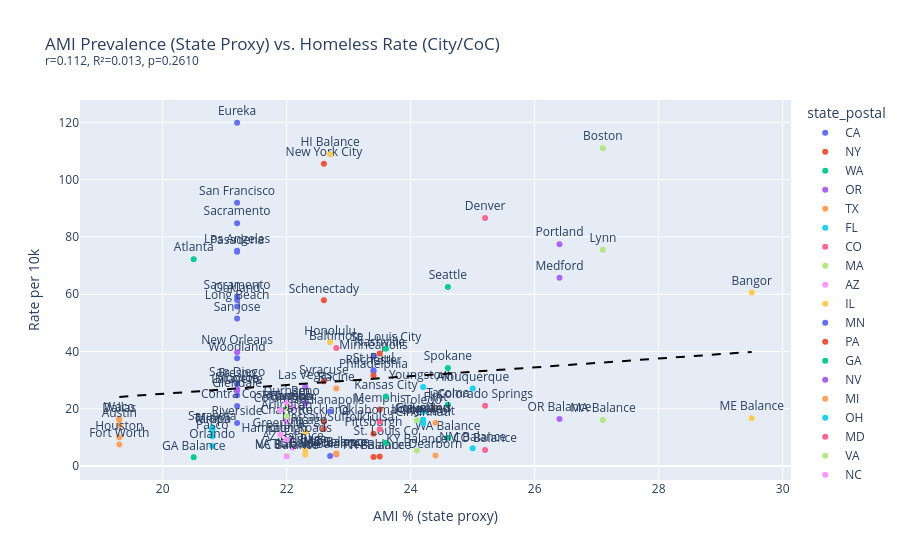

The code cell stored with this chart in its notebook:
### Code cell
slope, intercept, r, p, se = stats.linregress(df['ami_pct'], df['homeless_rate_per_10k'])
r2 = r ** 2
print(f'AMI vs rate: r={r:.3f}, R²={r2:.3f}, p={p:.4f}')

x_range = [df['ami_pct'].min(), df['ami_pct'].max()]
y_range = [slope * x + intercept for x in x_range]

fig = px.scatter(
    df, x='ami_pct', y='homeless_rate_per_10k', text='city_name',
    color='state_postal',
    hover_name='coc_name',
    title=f'AMI Prevalence (State Proxy) vs. Homeless Rate (City/CoC)<br><sup>r={r:.3f}, R²={r2:.3f}, p={p:.4f}</sup>',
    labels={'ami_pct': 'AMI % (state proxy)', 'homeless_rate_per_10k': 'Rate per 10k'},
)
fig.add_trace(go.Scatter(x=x_range, y=y_range, mode='lines', name='Regression', line=dict(color='black', dash='dash'), showlegend=False))
fig.update_traces(textposition='top center', selector=dict(mode='markers+text'))
fig.show()

### Figure 1 — Plotly figure (JSON) as saved in the notebook; plotly's stock layout.template omitted (floating-point values rounded to 4 significant figures)
{"data": [{"hovertemplate": "<b>%{hovertext}</b><br><br>state_postal=CA<br>AMI % (state proxy)=%{x}<br>Rate per 10k=%{y}<br>city_name=%{text}<extra></extra>", "hovertext": ["Los Angeles City & County CoC", "San Diego City & County CoC", "Sacramento City & County CoC", "Oakland, Berkeley/Alameda County CoC", "San Francisco CoC", "Sacramento City & County CoC", "Fresno City & County CoC", "Pasadena CoC", "Humboldt County CoC", "Contra Costa County CoC", "Yolo County CoC", "Long Beach CoC", "Glendale CoC", "San Jose/Santa Clara City & County CoC", "Riverside City & County CoC"], "legendgroup": "CA", "marker": {"color": "#636efa", "symbol": "circle"}, "mode": "markers+text", "name": "CA", "orientation": "v", "showlegend": true, "text": ["Los Angeles", "San Diego", "Sacramento", "Oakland", "San Francisco", "Sacramento", "Fresno", "Pasadena", "Eureka", "Contra Costa", "Woodland", "Long Beach", "Glendale", "San Jose", "Riverside"], "textposition": "top center", "type": "scatter", "x": [21.2, 21.2, 21.2, 21.2, 21.2, 21.2, 21.2, 21.2, 21.2, 21.2, 21.2, 21.2, 21.2, 21.2, 21.2], "xaxis": "x", "y": [75.21, 28.83, 59.17, 57.94, 91.94, 84.78, 28.55, 74.84, 119.9, 20.96, 37.61, 55.7, 24.73, 51.51, 15.04], "yaxis": "y"}, {"hovertemplate": "<b>%{hovertext}</b><br><br>state_postal=NY<br>AMI % (state proxy)=%{x}<br>Rate per 10k=%{y}<br>city_name=%{text}<extra></extra>", "hovertext": ["New York City CoC", "Syracuse, Auburn/Onondaga, Oswego Counties CoC", "Nassau, Suffolk Counties CoC", "Rockland County CoC", "Schenectady City & County CoC"], "legendgroup": "NY", "marker": {"color": "#EF553B", "symbol": "circle"}, "mode": "markers+text", "name": "NY", "orientation": "v", "showlegend": true, "text": ["New York City", "Syracuse", "Nassau/Suffolk", "Rockland", "Schenectady"], "textposition": "top center", "type": "scatter", "x": [22.6, 22.6, 22.6, 22.6, 22.6], "xaxis": "x", "y": [105.6, 29.6, 12.9, 15.43, 57.88], "yaxis": "y"}, {"hovertemplate": "<b>%{hovertext}</b><br><br>state_postal=WA<br>AMI % (state proxy)=%{x}<br>Rate per 10k=%{y}<br>city_name=%{text}<extra></extra>", "hovertext": ["Seattle/King County CoC", "Washington Balance of State CoC", "Spokane City & County CoC", "Tacoma/Lakewood/Pierce County CoC"], "legendgroup": "WA", "marker": {"color": "#00cc96", "symbol": "circle"}, "mode": "markers+text", "name": "WA", "orientation": "v", "showlegend": true, "text": ["Seattle", "WA Balance", "Spokane", "Tacoma"], "textposition": "top center", "type": "scatter", "x": [24.6, 24.6, 24.6, 24.6], "xaxis": "x", "y": [62.52, 9.84, 34.26, 21.37], "yaxis": "y"}, {"hovertemplate": "<b>%{hovertext}</b><br><br>state_postal=OR<br>AMI % (state proxy)=%{x}<br>Rate per 10k=%{y}<br>city_name=%{text}<extra></extra>", "hovertext": ["Portland/Multnomah County CoC", "Oregon Balance of State CoC", "Medford/Ashland/Jackson County CoC"], "legendgroup": "OR", "marker": {"color": "#ab63fa", "symbol": "circle"}, "mode": "markers+text", "name": "OR", "orientation": "v", "showlegend": true, "text": ["Portland", "OR Balance", "Medford"], "textposition": "top center", "type": "scatter", "x": [26.4, 26.4, 26.4], "xaxis": "x", "y": [77.47, 16.41, 65.72], "yaxis": "y"}, {"hovertemplate": "<b>%{hovertext}</b><br><br>state_postal=TX<br>AMI % (state proxy)=%{x}<br>Rate per 10k=%{y}<br>city_name=%{text}<extra></extra>", "hovertext": ["Houston/Harris County CoC", "Dallas City & County CoC", "Fort Worth/Arlington/Tarrant County CoC", "Austin/Travis County CoC", "Waco/McLennan County CoC"], "legendgroup": "TX", "marker": {"color": "#FFA15A", "symbol": "circle"}, "mode": "markers+text", "name": "TX", "orientation": "v", "showlegend": true, "text": ["Houston", "Dallas", "Fort Worth", "Austin", "Waco"], "textposition": "top center", "type": "scatter", "x": [19.3, 19.3, 19.3, 19.3, 19.3], "xaxis": "x", "y": [10.02, 16.11, 7.49, 14.26, 16.49], "yaxis": "y"}, {"hovertemplate": "<b>%{hovertext}</b><br><br>state_postal=FL<br>AMI % (state proxy)=%{x}<br>Rate per 10k=%{y}<br>city_name=%{text}<extra></extra>", "hovertext": ["Sarasota/Bradenton/Manatee, Sarasota Counties CoC", "Tampa/Hillsborough County CoC", "Orlando/Orange, Osceola, Seminole Counties CoC", "Pasco County CoC", "Miami/Dade County CoC"], "legendgroup": "FL", "marker": {"color": "#19d3f3", "symbol": "circle"}, "mode": "markers+text", "name": "FL", "orientation": "v", "showlegend": true, "text": ["Sarasota", "Tampa", "Orlando", "Pasco", "Miami"], "textposition": "top center", "type": "scatter", "x": [20.8, 20.8, 20.8, 20.8, 20.8], "xaxis": "x", "y": [13.46, 12.21, 7.03, 10.39, 12.78], "yaxis": "y"}, {"hovertemplate": "<b>%{hovertext}</b><br><br>state_postal=CO<br>AMI % (state proxy)=%{x}<br>Rate per 10k=%{y}<br>city_name=%{text}<extra></extra>", "hovertext": ["Metropolitan Denver CoC", "Colorado Balance of State CoC", "Colorado Springs/El Paso County CoC"], "legendgroup": "CO", "marker": {"color": "#FF6692", "symbol": "circle"}, "mode": "markers+text", "name": "CO", "orientation": "v", "showlegend": true, "text": ["Denver", "CO Balance", "Colorado Springs"], "textposition": "top center", "type": "scatter", "x": [25.2, 25.2, 25.2], "xaxis": "x", "y": [86.62, 5.61, 21.06], "yaxis": "y"}, {"hovertemplate": "<b>%{hovertext}</b><br><br>state_postal=MA<br>AMI % (state proxy)=%{x}<br>Rate per 10k=%{y}<br>city_name=%{text}<extra></extra>", "hovertext": ["Boston CoC", "Massachusetts Balance of State CoC", "Lynn CoC"], "legendgroup": "MA", "marker": {"color": "#B6E880", "symbol": "circle"}, "mode": "markers+text", "name": "MA", "orientation": "v", "showlegend": true, "text": ["Boston", "MA Balance", "Lynn"], "textposition": "top center", "type": "scatter", "x": [27.1, 27.1, 27.1], "xaxis": "x", "y": [111.0, 16.1, 75.5], "yaxis": "y"}, {"hovertemplate": "<b>%{hovertext}</b><br><br>state_postal=AZ<br>AMI % (state proxy)=%{x}<br>Rate per 10k=%{y}<br>city_name=%{text}<extra></extra>", "hovertext": ["Phoenix/Mesa/Maricopa County CoC", "Arizona Balance of State CoC", "Tucson/Pima County CoC"], "legendgroup": "AZ", "marker": {"color": "#FF97FF", "symbol": "circle"}, "mode": "markers+text", "name": "AZ", "orientation": "v", "showlegend": true, "text": ["Phoenix", "AZ Balance", "Tucson"], "textposition": "top center", "type": "scatter", "x": [22.1, 22.1, 22.1], "xaxis": "x", "y": [20.36, 6.38, 20.5], "yaxis": "y"}, {"hovertemplate": "<b>%{hovertext}</b><br><br>state_postal=IL<br>AMI % (state proxy)=%{x}<br>Rate per 10k=%{y}<br>city_name=%{text}<extra></extra>", "hovertext": ["Chicago CoC", "Illinois Balance of State CoC", "DuPage County CoC"], "legendgroup": "IL", "marker": {"color": "#FECB52", "symbol": "circle"}, "mode": "markers+text", "name": "IL", "orientation": "v", "showlegend": true, "text": ["Chicago", "IL Balance", "DuPage"], "textposition": "top center", "type": "scatter", "x": [22.3, 22.3, 22.3], "xaxis": "x", "y": [11.92, 3.95, 5.5], "yaxis": "y"}, {"hovertemplate": "<b>%{hovertext}</b><br><br>state_postal=MN<br>AMI % (state proxy)=%{x}<br>Rate per 10k=%{y}<br>city_name=%{text}<extra></extra>", "hovertext": ["Minneapolis/Hennepin County CoC", "Saint Paul/Ramsey County CoC", "Rochester/Southeast Minnesota CoC"], "legendgroup": "MN", "marker": {"color": "#636efa", "symbol": "circle"}, "mode": "markers+text", "name": "MN", "orientation": "v", "showlegend": true, "text": ["Minneapolis", "St. Paul", "Rochester"], "textposition": "top center", "type": "scatter", "x": [23.4, 23.4, 23.4], "xaxis": "x", "y": [38.17, 33.47, 32.93], "yaxis": "y"}, {"hovertemplate": "<b>%{hovertext}</b><br><br>state_postal=PA<br>AMI % (state proxy)=%{x}<br>Rate per 10k=%{y}<br>city_name=%{text}<extra></extra>", "hovertext": ["Philadelphia CoC", "Pittsburgh/Allegheny County CoC", "Pennsylvania Balance of State CoC"], "legendgroup": "PA", "marker": {"color": "#EF553B", "symbol": "circle"}, "mode": "markers+text", "name": "PA", "orientation": "v", "showlegend": true, "text": ["Philadelphia", "Pittsburgh", "PA Balance"], "textposition": "top center", "type": "scatter", "x": [23.4, 23.4, 23.4], "xaxis": "x", "y": [31.58, 11.31, 3.18], "yaxis": "y"}, {"hovertemplate": "<b>%{hovertext}</b><br><br>state_postal=GA<br>AMI % (state proxy)=%{x}<br>Rate per 10k=%{y}<br>city_name=%{text}<extra></extra>", "hovertext": ["Atlanta CoC", "Georgia Balance of State CoC"], "legendgroup": "GA", "marker": {"color": "#00cc96", "symbol": "circle"}, "mode": "markers+text", "name": "GA", "orientation": "v", "showlegend": true, "text": ["Atlanta", "GA Balance"], "textposition": "top center", "type": "scatter", "x": [20.5, 20.5], "xaxis": "x", "y": [72.22, 3.06], "yaxis": "y"}, {"hovertemplate": "<b>%{hovertext}</b><br><br>state_postal=NV<br>AMI % (state proxy)=%{x}<br>Rate per 10k=%{y}<br>city_name=%{text}<extra></extra>", "hovertext": ["Las Vegas/Clark County CoC", "Reno/Sparks/Washoe County CoC"], "legendgroup": "NV", "marker": {"color": "#ab63fa", "symbol": "circle"}, "mode": "markers+text", "name": "NV", "orientation": "v", "showlegend": true, "text": ["Las Vegas", "Reno"], "textposition": "top center", "type": "scatter", "x": [22.3, 22.3], "xaxis": "x", "y": [27.63, 21.93], "yaxis": "y"}, {"hovertemplate": "<b>%{hovertext}</b><br><br>state_postal=MI<br>AMI % (state proxy)=%{x}<br>Rate per 10k=%{y}<br>city_name=%{text}<extra></extra>", "hovertext": ["Detroit CoC", "Dearborn/Dearborn Heights/Westland/Wayne County CoC", "Flint/Genesee County CoC"], "legendgroup": "MI", "marker": {"color": "#FFA15A", "symbol": "circle"}, "mode": "markers+text", "name": "MI", "orientation": "v", "showlegend": true, "text": ["Detroit", "Dearborn", "Flint"], "textposition": "top center", "type": "scatter", "x": [24.4, 24.4, 24.4], "xaxis": "x", "y": [15.14, 3.64, 19.96], "yaxis": "y"}, {"hovertemplate": "<b>%{hovertext}</b><br><br>state_postal=OH<br>AMI % (state proxy)=%{x}<br>Rate per 10k=%{y}<br>city_name=%{text}<extra></extra>", "hovertext": ["Cincinnati/Hamilton County CoC", "Toledo/Lucas County CoC", "Columbus/Franklin County CoC", "Youngstown/Mahoning County CoC", "Cleveland/Cuyahoga County CoC"], "legendgroup": "OH", "marker": {"color": "#19d3f3", "symbol": "circle"}, "mode": "markers+text", "name": "OH", "orientation": "v", "showlegend": true, "text": ["Cincinnati", "Toledo", "Columbus", "Youngstown", "Cleveland"], "textposition": "top center", "type": "scatter", "x": [24.2, 24.2, 24.2, 24.2, 24.2], "xaxis": "x", "y": [14.86, 18.85, 16.12, 27.62, 16.08], "yaxis": "y"}, {"hovertemplate": "<b>%{hovertext}</b><br><br>state_postal=MD<br>AMI % (state proxy)=%{x}<br>Rate per 10k=%{y}<br>city_name=%{text}<extra></extra>", "hovertext": ["Baltimore CoC", "Maryland Balance of State CoC"], "legendgroup": "MD", "marker": {"color": "#FF6692", "symbol": "circle"}, "mode": "markers+text", "name": "MD", "orientation": "v", "showlegend": true, "text": ["Baltimore", "MD Balance"], "textposition": "top center", "type": "scatter", "x": [22.8, 22.8], "xaxis": "x", "y": [41.18, 4.15], "yaxis": "y"}, {"hovertemplate": "<b>%{hovertext}</b><br><br>state_postal=VA<br>AMI % (state proxy)=%{x}<br>Rate per 10k=%{y}<br>city_name=%{text}<extra></extra>", "hovertext": ["Roanoke City & County/Salem CoC", "Newport News/Hampton/Virginia Beach CoC", "Arlington County CoC", "Virginia Balance of State CoC"], "legendgroup": "VA", "marker": {"color": "#B6E880", "symbol": "circle"}, "mode": "markers+text", "name": "VA", "orientation": "v", "showlegend": true, "text": ["Roanoke", "Hampton Roads", "Arlington", "VA Balance"], "textposition": "top center", "type": "scatter", "x": [22.0, 22.0, 22.0, 22.0], "xaxis": "x", "y": [20.24, 9.08, 17.26, 3.5], "yaxis": "y"}, {"hovertemplate": "<b>%{hovertext}</b><br><br>state_postal=NC<br>AMI % (state proxy)=%{x}<br>Rate per 10k=%{y}<br>city_name=%{text}<extra></extra>", "hovertext": ["Raleigh/Wake County CoC", "Charlotte/Mecklenburg County CoC", "Durham County CoC", "North Carolina Balance of State CoC"], "legendgroup": "NC", "marker": {"color": "#FF97FF", "symbol": "circle"}, "mode": "markers+text", "name": "NC", "orientation": "v", "showlegend": true, "text": ["Raleigh", "Charlotte", "Durham", "NC Balance"], "textposition": "top center", "type": "scatter", "x": [22.0, 22.0, 22.0, 22.0], "xaxis": "x", "y": [9.16, 15.54, 22.21, 3.32], "yaxis": "y"}, {"hovertemplate": "<b>%{hovertext}</b><br><br>state_postal=HI<br>AMI % (state proxy)=%{x}<br>Rate per 10k=%{y}<br>city_name=%{text}<extra></extra>", "hovertext": ["Hawaii Balance of State CoC", "Honolulu CoC"], "legendgroup": "HI", "marker": {"color": "#FECB52", "symbol": "circle"}, "mode": "markers+text", "name": "HI", "orientation": "v", "showlegend": true, "text": ["HI Balance", "Honolulu"], "textposition": "top center", "type": "scatter", "x": [22.7, 22.7], "xaxis": "x", "y": [108.9, 43.22], "yaxis": "y"}, {"hovertemplate": "<b>%{hovertext}</b><br><br>state_postal=IN<br>AMI % (state proxy)=%{x}<br>Rate per 10k=%{y}<br>city_name=%{text}<extra></extra>", "hovertext": ["Indianapolis CoC", "Indiana Balance of State CoC"], "legendgroup": "IN", "marker": {"color": "#636efa", "symbol": "circle"}, "mode": "markers+text", "name": "IN", "orientation": "v", "showlegend": true, "text": ["Indianapolis", "IN Balance"], "textposition": "top center", "type": "scatter", "x": [22.7, 22.7], "xaxis": "x", "y": [19.01, 3.47], "yaxis": "y"}, {"hovertemplate": "<b>%{hovertext}</b><br><br>state_postal=TN<br>AMI % (state proxy)=%{x}<br>Rate per 10k=%{y}<br>city_name=%{text}<extra></extra>", "hovertext": ["Nashville/Davidson County CoC", "Memphis/Shelby County CoC", "Tennessee Balance of State CoC"], "legendgroup": "TN", "marker": {"color": "#EF553B", "symbol": "circle"}, "mode": "markers+text", "name": "TN", "orientation": "v", "showlegend": true, "text": ["Nashville", "Memphis", "TN Balance"], "textposition": "top center", "type": "scatter", "x": [23.5, 23.5, 23.5], "xaxis": "x", "y": [39.28, 19.73, 3.34], "yaxis": "y"}, {"hovertemplate": "<b>%{hovertext}</b><br><br>state_postal=MO<br>AMI % (state proxy)=%{x}<br>Rate per 10k=%{y}<br>city_name=%{text}<extra></extra>", "hovertext": ["St. Louis City CoC", "St. Louis County CoC", "Kansas City CoC"], "legendgroup": "MO", "marker": {"color": "#00cc96", "symbol": "circle"}, "mode": "markers+text", "name": "MO", "orientation": "v", "showlegend": true, "text": ["St. Louis City", "St. Louis Co", "Kansas City"], "textposition": "top center", "type": "scatter", "x": [23.6, 23.6, 23.6], "xaxis": "x", "y": [40.92, 8.09, 24.29], "yaxis": "y"}, {"hovertemplate": "<b>%{hovertext}</b><br><br>state_postal=LA<br>AMI % (state proxy)=%{x}<br>Rate per 10k=%{y}<br>city_name=%{text}<extra></extra>", "hovertext": ["Lafayette/Acadiana CoC", "New Orleans/Jefferson Parish CoC", "Monroe/Northeast Louisiana CoC"], "legendgroup": "LA", "marker": {"color": "#ab63fa", "symbol": "circle"}, "mode": "markers+text", "name": "LA", "orientation": "v", "showlegend": true, "text": ["Lafayette", "New Orleans", "Monroe"], "textposition": "top center", "type": "scatter", "x": [21.2, 21.2, 21.2], "xaxis": "x", "y": [26.41, 39.75, 26.7], "yaxis": "y"}, {"hovertemplate": "<b>%{hovertext}</b><br><br>state_postal=WI<br>AMI % (state proxy)=%{x}<br>Rate per 10k=%{y}<br>city_name=%{text}<extra></extra>", "hovertext": ["Wisconsin Balance of State CoC", "Racine City & County CoC"], "legendgroup": "WI", "marker": {"color": "#FFA15A", "symbol": "circle"}, "mode": "markers+text", "name": "WI", "orientation": "v", "showlegend": true, "text": ["WI Balance", "Racine"], "textposition": "top center", "type": "scatter", "x": [22.8, 22.8], "xaxis": "x", "y": [4.41, 27.06], "yaxis": "y"}, {"hovertemplate": "<b>%{hovertext}</b><br><br>state_postal=NM<br>AMI % (state proxy)=%{x}<br>Rate per 10k=%{y}<br>city_name=%{text}<extra></extra>", "hovertext": ["Albuquerque CoC", "New Mexico Balance of State CoC"], "legendgroup": "NM", "marker": {"color": "#19d3f3", "symbol": "circle"}, "mode": "markers+text", "name": "NM", "orientation": "v", "showlegend": true, "text": ["Albuquerque", "NM Balance"], "textposition": "top center", "type": "scatter", "x": [25.0, 25.0], "xaxis": "x", "y": [27.06, 6.19], "yaxis": "y"}, {"hovertemplate": "<b>%{hovertext}</b><br><br>state_postal=OK<br>AMI % (state proxy)=%{x}<br>Rate per 10k=%{y}<br>city_name=%{text}<extra></extra>", "hovertext": ["Oklahoma City CoC", "Tulsa City & County CoC"], "legendgroup": "OK", "marker": {"color": "#FF6692", "symbol": "circle"}, "mode": "markers+text", "name": "OK", "orientation": "v", "showlegend": true, "text": ["Oklahoma City", "Tulsa"], "textposition": "top center", "type": "scatter", "x": [23.5, 23.5], "xaxis": "x", "y": [15.51, 12.85], "yaxis": "y"}, {"hovertemplate": "<b>%{hovertext}</b><br><br>state_postal=KY<br>AMI % (state proxy)=%{x}<br>Rate per 10k=%{y}<br>city_name=%{text}<extra></extra>", "hovertext": ["Louisville/Jefferson County CoC", "Kentucky Balance of State CoC"], "legendgroup": "KY", "marker": {"color": "#B6E880", "symbol": "circle"}, "mode": "markers+text", "name": "KY", "orientation": "v", "showlegend": true, "text": ["Louisville", "KY Balance"], "textposition": "top center", "type": "scatter", "x": [24.1, 24.1], "xaxis": "x", "y": [15.94, 5.44], "yaxis": "y"}, {"hovertemplate": "<b>%{hovertext}</b><br><br>state_postal=SC<br>AMI % (state proxy)=%{x}<br>Rate per 10k=%{y}<br>city_name=%{text}<extra></extra>", "hovertext": ["Columbia/Midlands CoC", "Greenville/Anderson/Spartanburg CoC"], "legendgroup": "SC", "marker": {"color": "#FF97FF", "symbol": "circle"}, "mode": "markers+text", "name": "SC", "orientation": "v", "showlegend": true, "text": ["Columbia", "Greenville"], "textposition": "top center", "type": "scatter", "x": [21.9, 21.9], "xaxis": "x", "y": [19.51, 11.0], "yaxis": "y"}, {"hovertemplate": "<b>%{hovertext}</b><br><br>state_postal=ME<br>AMI % (state proxy)=%{x}<br>Rate per 10k=%{y}<br>city_name=%{text}<extra></extra>", "hovertext": ["Maine Balance of State CoC", "Bangor/Penobscot County CoC"], "legendgroup": "ME", "marker": {"color": "#FECB52", "symbol": "circle"}, "mode": "markers+text", "name": "ME", "orientation": "v", "showlegend": true, "text": ["ME Balance", "Bangor"], "textposition": "top center", "type": "scatter", "x": [29.5, 29.5], "xaxis": "x", "y": [16.7, 60.62], "yaxis": "y"}, {"line": {"color": "black", "dash": "dash"}, "mode": "lines", "name": "Regression", "showlegend": false, "type": "scatter", "x": [19.3, 29.5], "y": [24.14, 39.84]}], "layout": {"legend": {"title": {"text": "state_postal"}, "tracegroupgap": 0}, "title": {"text": "AMI Prevalence (State Proxy) vs. Homeless Rate (City/CoC)<br><sup>r=0.112, R²=0.013, p=0.2610</sup>"}, "xaxis": {"anchor": "y", "domain": [0.0, 1.0], "title": {"text": "AMI % (state proxy)"}}, "yaxis": {"anchor": "x", "domain": [0.0, 1.0], "title": {"text": "Rate per 10k"}}}}
